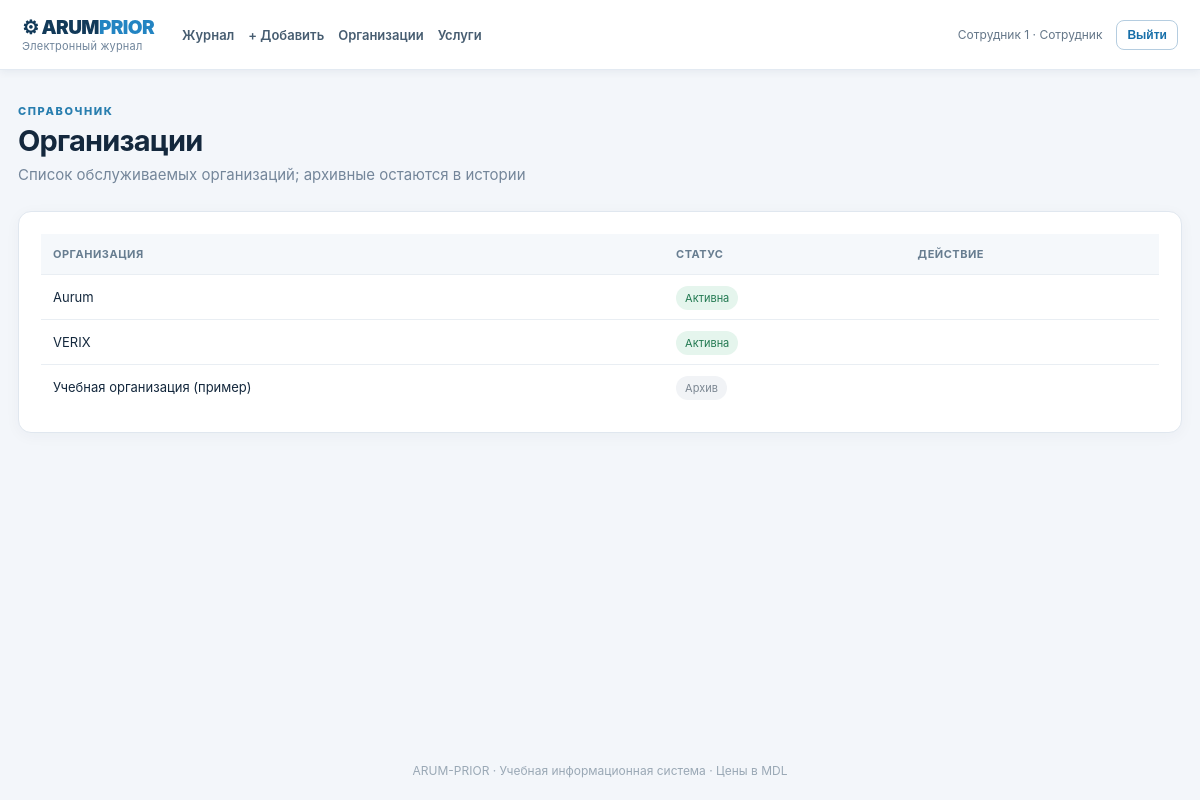
Page /organizations (signed in) on the committed database.
### app/models.py (models this page shows)
class User(Base):
    __tablename__ = 'users'
    id: Mapped[int] = mapped_column(primary_key=True)
    username: Mapped[str] = mapped_column(String(60), unique=True, index=True)
    full_name: Mapped[str] = mapped_column(String(120))
    password_hash: Mapped[str] = mapped_column(String(220))
    role: Mapped[str] = mapped_column(String(20), default='employee')
    active: Mapped[bool] = mapped_column(Boolean, default=True)

class Organization(Base):
    __tablename__ = 'organizations'
    id: Mapped[int] = mapped_column(primary_key=True)
    name: Mapped[str] = mapped_column(String(160), unique=True)
    active: Mapped[bool] = mapped_column(Boolean, default=True)

### app/main.py (the view)
@app.get('/organizations', response_class=HTMLResponse)
def organizations(request: Request):
    with SessionLocal() as db:
        ctx = context(request, db)
        return see(request, 'organizations.html', items=db.scalars(select(Organization).order_by(Organization.name)).all(), **ctx)

### app/templates/organizations.html (shortened to what this page needs)
{% extends 'base.html' %}{% block content %}<div class="heading"><div><div class="eyebrow">СПРАВОЧНИК</div><h1>Организации</h1><p class="muted">Список обслуживаемых организаций; архивные остаются в истории</p></div></div>
<section class="panel"><div class="table-wrap"><table><thead><tr><th>Организация</th><th>Статус</th><th>Действие</th></tr></thead><tbody>{% for o in items %}<tr><td>{{ o.name }}</td><td><span class="tag {{ 'good' if o.active else '' }}">{{ 'Активна' if o.active else 'Архив' }}</span></td><td></td></tr>{% endfor %}</tbody></table></div></section>{% endblock %}

### app/templates/base.html
<!doctype html><html lang="ru"><head><meta charset="UTF-8"><meta name="viewport" content="width=device-width, initial-scale=1"><title>ARUM-PRIOR — электронный журнал</title><link rel="stylesheet" href="/static/style.css"></head><body>
{% if user %}<header class="top"><div class="brand">⚙ ARUM<span>PRIOR</span><small>Электронный журнал</small></div><nav><a href="/journal">Журнал</a><a href="/work/new">+ Добавить</a><a href="/organizations">Организации</a><a href="/services">Услуги</a>{% if user.role=='director' %}<a href="/reports">Отчёты</a><a href="/users">Сотрудники</a><a href="/audit">История</a>{% endif %}</nav><div class="account"><span>{{ user.full_name }} · {{ 'Директор' if user.role=='director' else 'Сотрудник' }}</span><form action="/logout" method="post"><input type="hidden" name="csrf_token" value="{{ csrf }}"><button class="outline small">Выйти</button></form></div></header>{% endif %}
<main class="container">{% block content %}{% endblock %}</main><footer>ARUM-PRIOR · Учебная информационная система · Цены в MDL</footer></body></html>

### app/static/style.css (style rules this page uses)
:root { font-family:Inter,'Segoe UI',Arial,sans-serif;color:#14283d;background:#f3f6fa;font-size:15px }
* { box-sizing:border-box }
body { margin:0;min-height:100vh;display:flex;flex-direction:column }
a { color:#1767a4;text-decoration:none }
.top { background:#fff;border-bottom:1px solid #e3eaf2;padding:16px max(22px,calc((100vw - 1250px)/2));display:flex;align-items:center;gap:28px;flex-wrap:wrap;box-shadow:0 2px 8px #102f5010 }
.brand { font-size:19px;font-weight:900;letter-spacing:-.6px;color:#123a59;white-space:nowrap }
.brand span { color:#2384c2 }
.brand small { display:block;font-weight:400;font-size:11px;letter-spacing:.2px;color:#70859b }
nav { display:flex;gap:14px;align-items:center;flex:1;flex-wrap:wrap }
nav a { color:#475d71;font-weight:600;font-size:13px }
.account { display:flex;gap:14px;align-items:center;font-size:12px;color:#657789 }
.container { width:min(1200px,calc(100% - 36px));margin:34px auto;flex:1 }
.heading { display:flex;justify-content:space-between;align-items:center;gap:20px;margin-bottom:24px;flex-wrap:wrap }
h1 { font-size:29px;letter-spacing:-.8px;margin:5px 0 6px }
.eyebrow { font-size:11px;font-weight:800;letter-spacing:1.6px;color:#287eaf }
.muted { color:#74869a;margin:0;line-height:1.5 }
.panel { border:1px solid #e0e7ef;border-radius:13px;background:#fff;box-shadow:0 3px 15px #193a560a;padding:22px;margin-bottom:20px }
button,.btn { display:inline-block;appearance:none;background:#176fa9;color:white;border:1px solid #176fa9;border-radius:8px;font-size:13px;font-weight:700;padding:11px 18px;cursor:pointer;white-space:nowrap }
.outline { background:white;color:#176fa9;border-color:#b5cde0 }
.small { padding:7px 10px;font-size:12px }
.table-wrap { overflow-x:auto }
table { border-collapse:collapse;width:100%;font-size:13px }
th { text-align:left;background:#f5f8fb;color:#677d90;font-size:11px;text-transform:uppercase;letter-spacing:.5px }
th,td { padding:13px 12px;border-bottom:1px solid #e9eef3;vertical-align:middle }
td { line-height:1.4 }
tr:last-child td { border-bottom:none }
.tag { font-size:11px;background:#f1f3f6;border-radius:30px;padding:5px 9px;color:#7c8792 }
.tag.good { background:#e5f5ed;color:#227951 }
footer { text-align:center;color:#9aa8b5;font-size:12px;padding:22px }

### rows in the picture
User: full_name "Сотрудник 1", role "Сотрудник"
Organization: name "Aurum", active "Активна"
Organization: name "VERIX", active "Активна"
Organization: name "Учебная организация (пример)", active "Архив"
